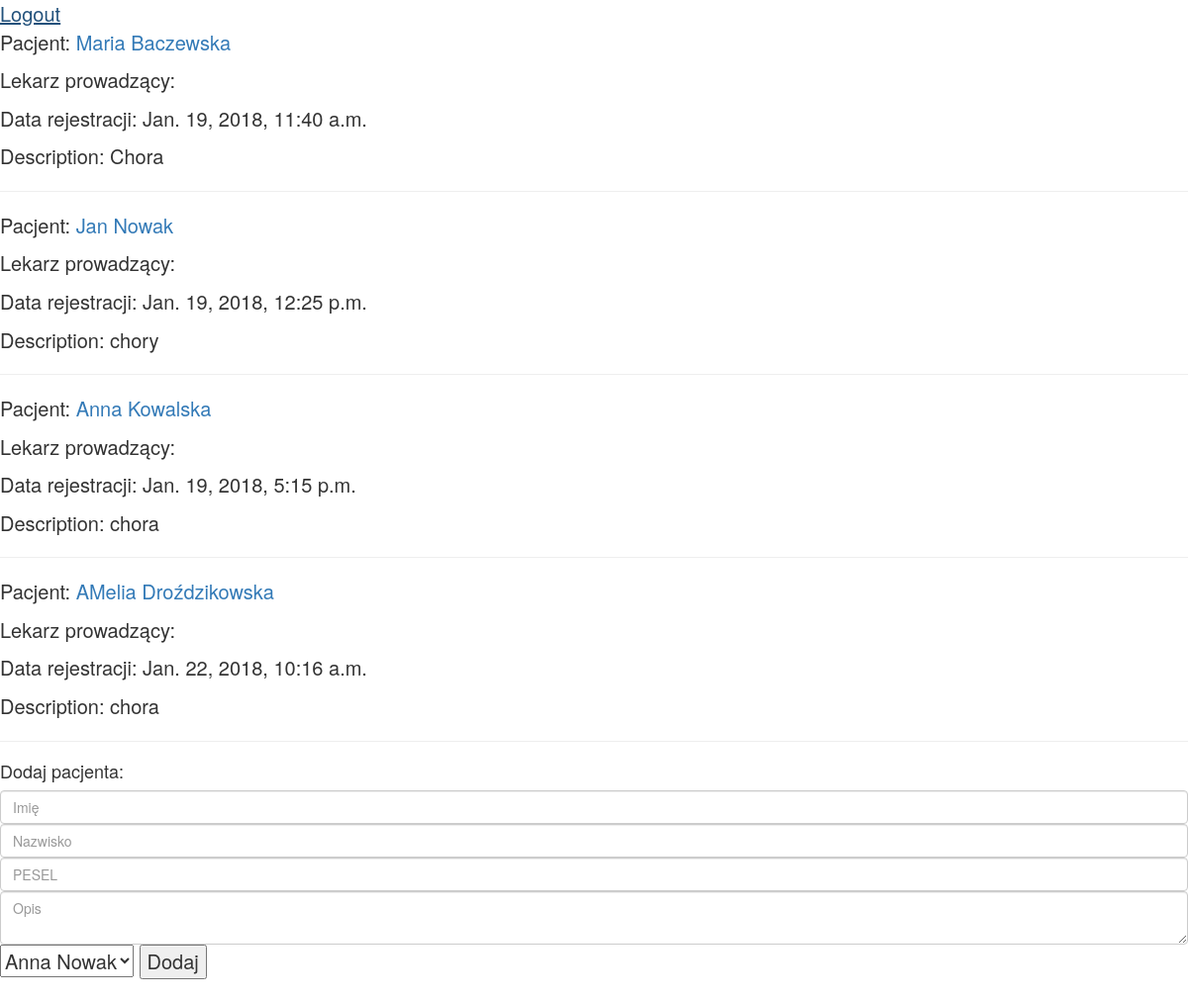
The app's page /patient/list/ (signed in) with its own data.
### aplikacja/models.py (models this page shows, shortened)
class Karta(models.Model):
    patient = models.ForeignKey(Patient, on_delete=models.CASCADE, null=True)
    created_date = models.DateTimeField(
            default=timezone.now)
    description = models.TextField()

class Patient(models.Model):
    name = models.CharField(max_length=20)
    surname = models.CharField(max_length=40)
    pesel = models.CharField(max_length=9)
    doctor = models.ForeignKey(Doctor, on_delete=models.CASCADE)
    def __str__(self):
        return '{0} {1}'.format(self.name, self.surname)

### aplikacja/views.py (the view)
# urls.py: url(r'^patient/list/', views.patient_list, name='patient_list'),
@login_required
def patient_list(request):
    ekarty = Karta.objects.all()
    lekarze = Doctor.objects.all()
    return render(request, 'aplikacja/patient_list.html', {'ekarty': ekarty, 'lekarze':lekarze})

### aplikacja/models.py (called while the page is built)
    def __str__(self):
        return '{0} {1}'.format(self.name, self.surname)

### aplikacja/templates/aplikacja/patient_list.html (shortened to what this page needs)
{% extends "aplikacja/base.html" %}
{% block content %}
{% for karta in ekarty %}
<div>
  <p>Pacjent: <a href="/patient/{{karta.id}}/" target="_blank"> {{karta.patient}} </a></p>
  <p>Lekarz prowadzący: {{karta.doctor}}</p>
  <p>Data rejestracji: {{karta.created_date}}</p>
  <p>Description: {{karta.description}}</p>
</div>
<hr>
{%endfor%}
<h4>Dodaj pacjenta:</h4>
<form action="/patient/add/" method="post">
<input type="text" class="form-control" required name="name" placeholder="Imię">
<input type="text" class="form-control" required name="surname" placeholder="Nazwisko">
<input type="text" class="form-control" required name="PESEL" placeholder="PESEL">
<textarea required name="desc" class="form-control" placeholder="Opis"></textarea>
<select name="doctor_id" required>
{% for lekarz in lekarze %}
<option value="{{lekarz.id}}">{{lekarz}}</option>
{%endfor%}
</select>
<input type="submit" value="Dodaj">
</form>
{%endblock%}

### aplikacja/templates/aplikacja/base.html (style rules this page uses)
body { font-size:20px!important }

### records on screen
Karta: patient "Maria Baczewska", created_date "Jan. 19, 2018, 11:40 a.m.", description "Chora"
Karta: patient "Jan Nowak", created_date "Jan. 19, 2018, 12:25 p.m.", description "chory"
Karta: patient "Anna Kowalska", created_date "Jan. 19, 2018, 5:15 p.m.", description "chora"
Karta: patient "AMelia Droździkowska", created_date "Jan. 22, 2018, 10:16 a.m.", description "chora"

### other values on screen
form field doctor_id "Anna Nowak"
